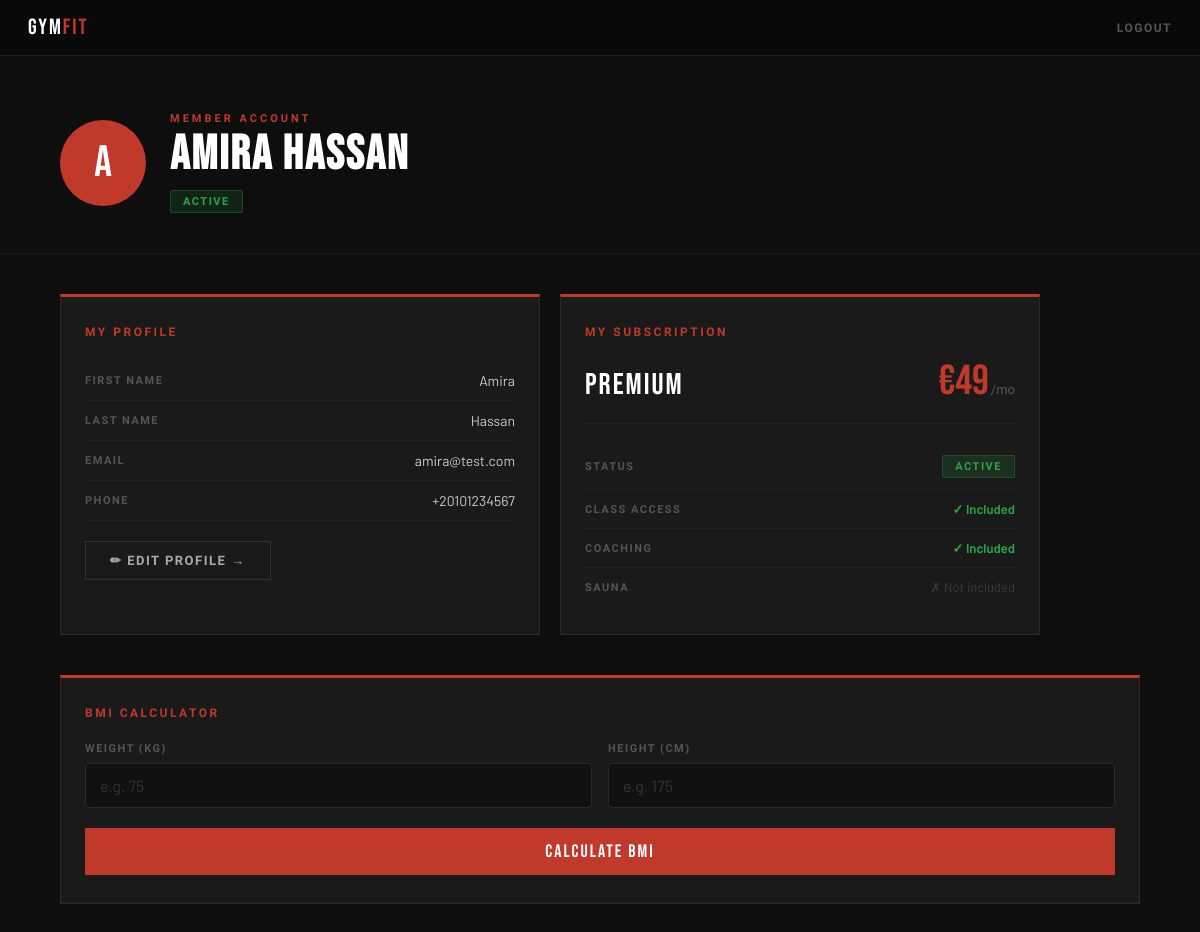
The app's page /index.php?route=member (signed in) with its own data.
### tables this page shows
CREATE TABLE IF NOT EXISTS members (
    id_member         INT           AUTO_INCREMENT PRIMARY KEY,
    first_name        VARCHAR(100)  NOT NULL,
    last_name         VARCHAR(100)  NOT NULL,
    email             VARCHAR(150)  UNIQUE NOT NULL,
    password          VARCHAR(255)  NOT NULL,
    phone             VARCHAR(20),
    registration_date DATETIME      DEFAULT CURRENT_TIMESTAMP,
    status            ENUM('active','inactive','pending') DEFAULT 'pending',
    id_subscription   INT,
    id_role           INT           NOT NULL DEFAULT 2,
    avatar            VARCHAR(255),
    FOREIGN KEY (id_subscription) REFERENCES subscriptions(id_subscription),
    FOREIGN KEY (id_role) REFERENCES roles(id_role)
);

CREATE TABLE IF NOT EXISTS subscriptions (
    id_subscription  INT           AUTO_INCREMENT PRIMARY KEY,
    name             VARCHAR(50)   NOT NULL,
    monthly_price    DECIMAL(10,2) NOT NULL,
    description      TEXT,
    class_access     BOOLEAN       DEFAULT FALSE,
    coaching_access  BOOLEAN       DEFAULT FALSE,
    sauna_access     BOOLEAN       DEFAULT FALSE
);

### app/controllers/AbstractController.php (called while the page is built, shortened)
 <?php
abstract class AbstractController
{
protected function render(string $view, array $data = []): void
{
    $subscriptionManager = new SubscriptionManager();
    $data['footerSubscriptions'] = $subscriptionManager->findAll();
    $courseManager = new CourseManager();
    $data['footerCourses'] = $courseManager->findAll();
    require __DIR__ . '/../views/' . $view . '.phtml';
}
}

### app/controllers/MemberController.php (called while the page is built, shortened)
<?php
class MemberController extends AbstractController
{
    public function index(): void
    {
        $memberManager = new MemberManager();
        $member = $memberManager->findOne($_SESSION['user']['id']);
        $subscription = null;
        if ($member->getIdSubscription()) {
            $subscriptionManager = new SubscriptionManager();
            $subscription = $subscriptionManager->findOne($member->getIdSubscription());
        }
        $success = null;
        $this->render('member', [
            'member'       => $member,
            'subscription' => $subscription,
            'success'      => $success,
        ]);
    }
}

### index.php (called while the page is built, shortened)
<?php
$router = new Router();
$router->handleRequest($_GET);

### app/managers/AbstractManager.php (called while the page is built, shortened)
<?php
abstract class AbstractManager
{
    public function __construct()
    {
        try {
            $connexion = "mysql:host=".$_ENV["DB_HOST"].";port=3306;charset=".$_ENV["DB_CHARSET"].";dbname=".$_ENV["DB_NAME"];
            $this->db = new PDO(
                $connexion,
                $_ENV["DB_USER"],
                $_ENV["DB_PASSWORD"]
            );
        }catch (PDOException $e){
            error_log('Database connection failed: ' . $e->getMessage());
            if (($_ENV['APP_ENV'] ?? 'production') === 'development') {
                die('Connexion échouée : ' . $e->getMessage());
            }
            http_response_code(503);
            die('Service temporarily unavailable. Please try again later.');
        }
    }
}

### app/managers/SubscriptionManager.php (called while the page is built, shortened)
<?php
class SubscriptionManager extends AbstractManager
{
    public function findAll(): array
    {
        $query = $this->db->prepare(
            'SELECT * FROM subscriptions ORDER BY monthly_price'
        );
        $query->execute();
        $rows = $query->fetchAll(PDO::FETCH_ASSOC);
        $subscriptions = [];
        foreach ($rows as $row) {
            $subscription = new Subscription(
                $row['name'],
                $row['monthly_price'],
                $row['class_access'],
                $row['coaching_access'],
                $row['sauna_access'],
                $row['description'],
                $row['id_subscription']
            );
            $subscriptions[] = $subscription;
        }
        return $subscriptions;
    }
    public function findOne(int $id): ?Subscription
    {
        $query = $this->db->prepare(
            'SELECT * FROM subscriptions WHERE id_subscription = :id'
        );
        $query->execute(['id' => $id]);
        $row = $query->fetch(PDO::FETCH_ASSOC);
        return new Subscription(
            $row['name'],
            $row['monthly_price'],
            $row['class_access'],
            $row['coaching_access'],
            $row['sauna_access'],
            $row['description'],
            $row['id_subscription']
        );
    }
}

### app/managers/MemberManager.php (called while the page is built, shortened)
<?php
class MemberManager extends AbstractManager
{
    public function findOne(int $id): ?Member
    {
        $query = $this->db->prepare(
            'SELECT * FROM members WHERE id_member = :id'
        );
        $query->execute(['id' => $id]);
        $row = $query->fetch(PDO::FETCH_ASSOC);
        return new Member(
            $row['first_name'],
            $row['last_name'],
            $row['email'],
            $row['password'],
            $row['phone'],
            $row['status'],
            $row['id_subscription'],
            $row['id_member'],
            $row['registration_date'],
            $row['avatar'] ?? null,
            $row['id_role']
        );
    }
}

### app/models/Member.php (called while the page is built, shortened)
<?php
class Member {
    public function getFirstName(): string {
        return $this->firstName;
    }
    public function getLastName(): string {
        return $this->lastName;
    }
    public function getEmail(): string {
        return $this->email;
    }
    public function getPhone(): ?string {
        return $this->phone;
    }
    public function getStatus(): string {
        return $this->status;
    }
    public function getIdSubscription(): ?int {
        return $this->idSubscription;
    }
    public function getAvatar(): ?string {
        return $this->avatar;
    }
}

### app/managers/CourseManager.php (called while the page is built, shortened)
<?php
class CourseManager extends AbstractManager
{
    public function findAll(): array
    {
        $query = $this->db->prepare(
            'SELECT * FROM courses ORDER BY day, start_time'
        );
        $query->execute();
        $rows = $query->fetchAll(PDO::FETCH_ASSOC);
        $courses = [];
        foreach ($rows as $row) {
            $course = new Course(
                $row['name'],
                $row['type'],
                $row['level'],
                $row['coach'],
                $row['day'],
                $row['start_time'],
                $row['end_time'],
                $row['max_capacity'],
                $row['id_class']
            );
            $courses[] = $course;
        }
        return $courses;
    }
}

### app/models/Subscription.php (called while the page is built, shortened)
<?php
class Subscription {
    public function getName(): string {
        return $this->name;
    }
    public function getMonthlyPrice(): float {
        return $this->monthlyPrice;
    }
    public function hasClassAccess(): bool {
        return $this->classAccess;
    }
    public function hasCoachingAccess(): bool {
        return $this->coachingAccess;
    }
    public function hasSaunaAccess(): bool {
        return $this->saunaAccess;
    }
}

### app/views/member.phtml (the view, shortened to what this page needs)
<!DOCTYPE html>
<html lang="en">
<head>
    <link rel="stylesheet" href="public/assets/css/main.css">
</head>
<body>
<?php
$member       = $data['member']       ?? null;
$subscription = $data['subscription'] ?? null;
$statusClass = match($member->getStatus()) {
    'active'   => 's-active',
    'inactive' => 's-inactive',
    default    => 's-pending',
};
$initial = strtoupper(substr($member->getFirstName(), 0, 1));
?>
<div class="member-wrapper">
    <nav class="member-nav">
        <a href="index.php?route=home" class="logo">Gym<em>Fit</em></a>
        <a href="index.php?route=logout" class="member-logout">Logout</a>
    </nav>
    <div class="member-hero">
        <div class="member-avatar">
            <?php if ($member->getAvatar()): ?>
                <img src="public/assets/uploads/avatars/<?= htmlspecialchars($member->getAvatar()) ?>" alt="avatar">
            <?php else: ?>
                <?= $initial ?>
            <?php endif; ?>
        </div>
        <div>
            <p class="member-hero-tag">Member Account</p>
            <h1 class="member-hero-name">
                <?= htmlspecialchars($member->getFirstName() . ' ' . $member->getLastName()) ?>
            </h1>
            <span class="s-badge <?= $statusClass ?>">
                <?= htmlspecialchars($member->getStatus()) ?>
            </span>
        </div>
    </div>
    <div class="member-grid">
        <div class="m-card">
            <p class="m-card-title">My Profile</p>
            <div class="m-row">
                <span class="m-label">First Name</span>
                <span class="m-val"><?= htmlspecialchars($member->getFirstName()) ?></span>
            </div>
            <div class="m-row">
                <span class="m-label">Last Name</span>
                <span class="m-val"><?= htmlspecialchars($member->getLastName()) ?></span>
            </div>
            <div class="m-row">
                <span class="m-label">Email</span>
                <span class="m-val"><?= htmlspecialchars($member->getEmail()) ?></span>
            </div>
            <div class="m-row">
                <span class="m-label">Phone</span>
                <span class="m-val"><?= htmlspecialchars($member->getPhone() ?: '—') ?></span>
            </div>
            <a href="index.php?route=member-edit" class="m-edit-btn">✏ Edit Profile →</a>
        </div>
        <div class="m-card">
            <p class="m-card-title">My Subscription</p>
            <?php if ($subscription !== null): ?>
                <div class="m-plan-header">
                    <span class="m-plan-name"><?= htmlspecialchars($subscription->getName()) ?></span>
                    <div class="m-plan-price">
                        <span class="m-plan-amt">€<?= number_format($subscription->getMonthlyPrice(), 0) ?></span>
                        <span class="m-plan-per">/mo</span>
                    </div>
                </div>
                <div class="m-row">
                    <span class="m-label">Status</span>
                    <span class="s-badge <?= $statusClass ?>"><?= htmlspecialchars($member->getStatus()) ?></span>
                </div>
                <div class="m-row">
                    <span class="m-label">Class Access</span>
                    <span class="<?= $subscription->hasClassAccess() ? 'feat-yes' : 'feat-no' ?>">
                        <?= $subscription->hasClassAccess() ? '✓ Included' : '✗ Not included' ?>
                    </span>
                </div>
                <div class="m-row">
                    <span class="m-label">Coaching</span>
                    <span class="<?= $subscription->hasCoachingAccess() ? 'feat-yes' : 'feat-no' ?>">
                        <?= $subscription->hasCoachingAccess() ? '✓ Included' : '✗ Not included' ?>
                    </span>
                </div>
                <div class="m-row">
                    <span class="m-label">Sauna</span>
                    <span class="<?= $subscription->hasSaunaAccess() ? 'feat-yes' : 'feat-no' ?>">
                        <?= $subscription->hasSaunaAccess() ? '✓ Included' : '✗ Not included' ?>
                    </span>
                </div>
            <?php else: ?>
                <p class="m-no-plan">No active subscription.</p>
                <a href="index.php?route=membership" class="m-cta">View Plans</a>
            <?php endif; ?>
        </div>
    </div>
    <div class="bmi-card">
        <p class="m-card-title">BMI Calculator</p>
        <div class="bmi-inputs">
            <div class="bmi-field">
                <label>Weight (kg)</label>
                <input type="number" id="bmi-weight" placeholder="e.g. 75" min="1" max="300" step="0.1">
            </div>
            <div class="bmi-field">
                <label>Height (cm)</label>
                <input type="number" id="bmi-height" placeholder="e.g. 175" min="50" max="250" step="0.1">
            </div>
        </div>
        <button class="bmi-btn" onclick="calcBMI()">Calculate BMI</button>
    </div>
</div>
</body>
</html>

### public/assets/css/main.css (style rules this page uses)
:root { --red: #C0392B; --red-d: #96281B; --black: #0e0e0e; --dark: #1A1A1A; --dark2: #242424; --white: #ffffff; --gray: #f5f5f5; --font-display: 'Bebas Neue', sans-serif; --font-ui: 'Barlow Condensed', sans-serif; --font-body: 'Barlow', sans-serif; }
* { box-sizing: border-box; margin: 0; padding: 0; }
body { font-family: var(--font-body); background: var(--black); color: var(--white); }
a { color: inherit; }
.logo { font-family: var(--font-display); font-size: 22px; letter-spacing: 2px; color: #fff; text-decoration: none; }
.logo em { color: var(--red); font-style: normal; }
label { display: block; font-size: 13px; font-weight: bold; margin-bottom: 6px; color: #333; }
input, select, textarea { width: 100%; padding: 10px; border: 1px solid #ddd; border-radius: 4px; font-size: 14px; font-family: var(--font-body); }

### records on screen
members: first_name "A", $member->getFirstName() . ' ' . $member->getLastName() "AMIRA HASSAN", status "ACTIVE", first_name "Amira", last_name "Hassan", email "amira@test.com", phone "+20101234567"
subscriptions: name "Premium", monthly_price "49"
